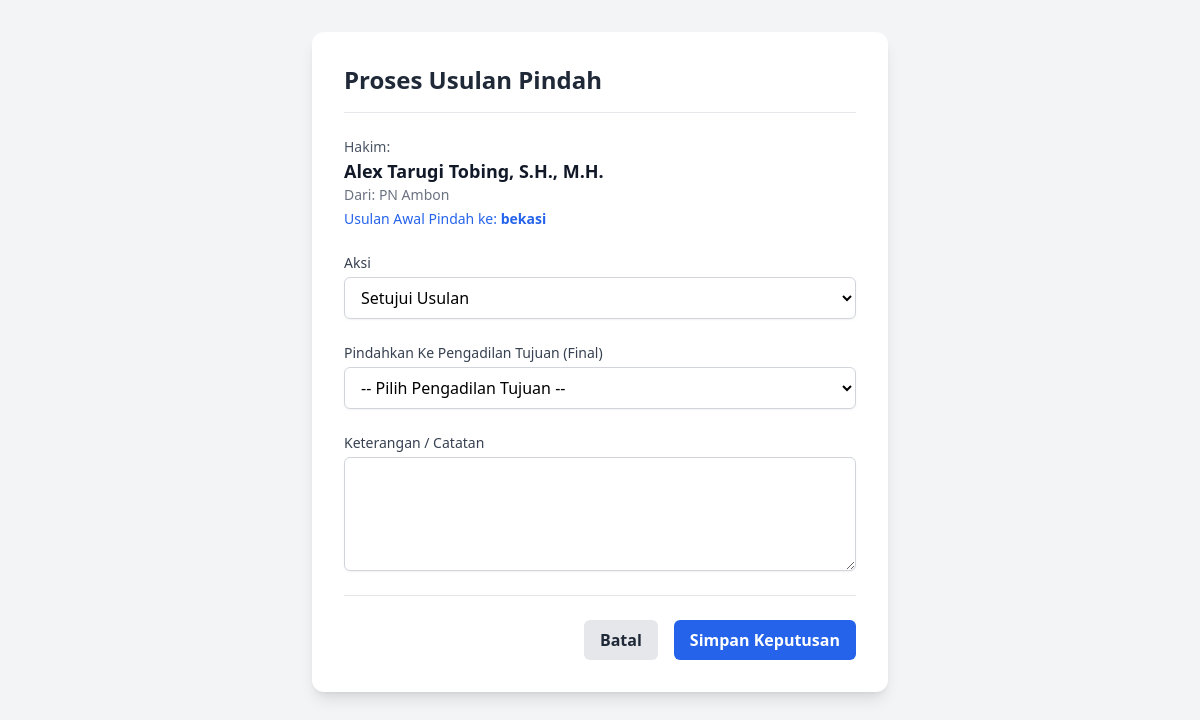
The page /proses_usulan.php?id=1 on the database its author committed.
### tables this page shows
CREATE TABLE `usulan_pindah` (
  `id` int(11) NOT NULL,
  `id_hakim` int(11) NOT NULL,
  `id_pengadilan_asal` int(11) NOT NULL,
  `id_pengadilan_tujuan` int(11) DEFAULT NULL,
  `tujuan_usul_text` varchar(255) DEFAULT NULL,
  `tanggal_usul` date NOT NULL,
  `no_surat` varchar(255) DEFAULT NULL,
  `tanggal_surat` date DEFAULT NULL,
  `alasan` text DEFAULT NULL,
  `nama_berkas` varchar(255) DEFAULT NULL,
  `status` enum('Diajukan','Disetujui','Ditolak') NOT NULL DEFAULT 'Diajukan',
  `keterangan_status` text DEFAULT NULL,
  `tanggal_diproses` datetime DEFAULT NULL
);

CREATE TABLE `hakim_perikanan` (
  `id` int(11) NOT NULL,
  `nama_hakim` varchar(255) NOT NULL,
  `nik` varchar(50) DEFAULT NULL,
  `foto` varchar(255) DEFAULT NULL,
  `id_pengadilan` int(11) NOT NULL,
  `asal_org` varchar(255) DEFAULT NULL,
  `jabatan` varchar(100) DEFAULT NULL,
  `kepres` varchar(255) DEFAULT NULL,
  `tgl_kepres` date DEFAULT NULL,
  `sk_dirjen` varchar(255) DEFAULT NULL,
  `tgl_sk_dirjen` date DEFAULT NULL,
  `masa_jabatan` varchar(50) DEFAULT NULL,
  `status_perpanjangan` varchar(255) DEFAULT NULL,
  `tanggal_habis` date DEFAULT NULL,
  `tmt_pn` date DEFAULT NULL,
  `tmt_hk` date DEFAULT NULL,
  `sk_pengangkatan_2` varchar(255) DEFAULT NULL,
  `tgl_sk_pengangkatan_2` date DEFAULT NULL
);

CREATE TABLE `pengadilan` (
  `id` int(11) NOT NULL,
  `nama_pengadilan` varchar(255) NOT NULL
);

### proses_usulan.php (the view, shortened to what this page needs)
<?php
require_once 'koneksi.php';
$usul_id = isset($_GET['id']) ? intval($_GET['id']) : 0;
$stmt = $conn->prepare("SELECT h.nama_hakim, p.nama_pengadilan as nama_pengadilan_asal, p.id as id_pengadilan_asal, u.tujuan_usul_text FROM usulan_pindah u JOIN hakim_perikanan h ON u.id_hakim = h.id JOIN pengadilan p ON u.id_pengadilan_asal = p.id WHERE u.id = ?");
$stmt->bind_param("i", $usul_id);
$stmt->execute();
$usul = $stmt->get_result()->fetch_assoc();
?>
<!DOCTYPE html>
<html lang="id">
<head>
    <meta charset="UTF-8"><title>Proses Usulan</title><script src="https://cdn.tailwindcss.com"></script>
</head>
<body class="bg-gray-100">
<div class="container mx-auto p-4 sm:p-6 lg:p-8">
    <div class="max-w-xl mx-auto bg-white p-8 rounded-xl shadow-lg">
        <h1 class="text-2xl font-bold text-gray-800 border-b pb-4">Proses Usulan Pindah</h1>
        <div class="my-6">
            <p class="text-sm text-gray-600">Hakim:</p>
            <p class="text-lg font-semibold text-gray-900"><?php echo htmlspecialchars($usul['nama_hakim']); ?></p>
            <p class="text-sm text-gray-500">Dari: <?php echo htmlspecialchars($usul['nama_pengadilan_asal']); ?></p>
            <?php if(!empty($usul['tujuan_usul_text'])): ?>
                <p class="text-sm text-blue-600 mt-1">Usulan Awal Pindah ke: <b><?php echo htmlspecialchars($usul['tujuan_usul_text']); ?></b></p>
            <?php endif; ?>
        </div>
        <form method="POST" action="proses_usulan.php?id=<?php echo $usul_id; ?>">
            <div class="space-y-6">
                <div>
                    <label for="status_baru" class="block text-sm font-medium text-gray-700">Aksi</label>
                    <select name="status_baru" id="status_baru" required class="mt-1 block w-full px-3 py-2 border border-gray-300 bg-white rounded-md shadow-sm">
                        <option value="Disetujui">Setujui Usulan</option>
                    </select>
                </div>
                <div id="tujuan_div">
                    <label for="id_pengadilan_tujuan" class="block text-sm font-medium text-gray-700">Pindahkan Ke Pengadilan Tujuan (Final)</label>
                    <select name="id_pengadilan_tujuan" id="id_pengadilan_tujuan" class="mt-1 block w-full px-3 py-2 border border-gray-300 bg-white rounded-md shadow-sm">
                        <option value="">-- Pilih Pengadilan Tujuan --</option>
                    </select>
                </div>
                <div>
                    <label for="keterangan_status" class="block text-sm font-medium text-gray-700">Keterangan / Catatan</label>
                    <textarea name="keterangan_status" id="keterangan_status" rows="4" class="mt-1 block w-full px-3 py-2 border border-gray-300 rounded-md shadow-sm"></textarea>
                </div>
            </div>
            <div class="flex items-center justify-end space-x-4 pt-6 mt-6 border-t">
                <a href="daftar_usulan.php" class="bg-gray-200 text-gray-800 px-4 py-2 rounded-md font-semibold hover:bg-gray-300">Batal</a>
                <button type="submit" class="text-white px-4 py-2 rounded-md font-semibold bg-blue-600 hover:bg-blue-700">Simpan Keputusan</button>
            </div>
        </form>
    </div>
</div>
</body>
</html>

### rows shown on the page
usulan_pindah: id_hakim.nama_hakim "Alex Tarugi Tobing, S.H., M.H.", id_pengadilan_asal.nama_pengadilan "PN Ambon", tujuan_usul_text "bekasi"
